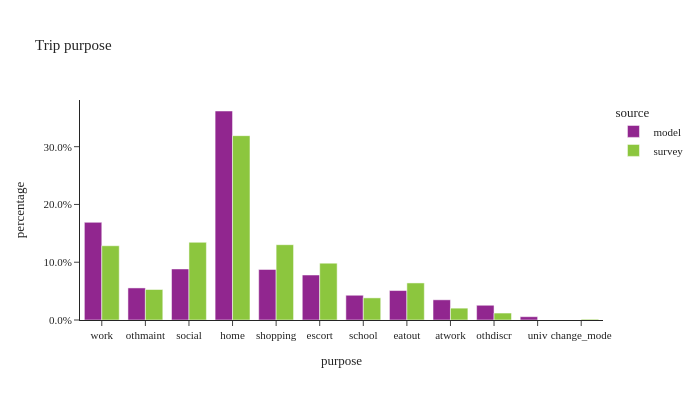

The cell this chart's notebook holds for it:
### Code cell
util.plot_share_barchart(trip_data, 'trip_weight', 'purpose', title="Trip purpose")

### Figure 1 — Plotly figure (JSON) as saved in the notebook; plotly's stock layout.template omitted (floating-point values rounded to 4 significant figures)
{"data": [{"alignmentgroup": "True", "customdata": [[2168768], [712224], [1133593], [4640857], [1121869], [998893], [549536], [654118], [448257], [327363], [73349]], "hovertemplate": "source=model<br>purpose=%{x}<br>percentage=%{y}<br>sample_size=%{customdata[0]}<extra></extra>", "legendgroup": "model", "marker": {"color": "#91268F", "pattern": {"shape": ""}}, "name": "model", "offsetgroup": "model", "orientation": "v", "showlegend": true, "textposition": "auto", "type": "bar", "x": ["work", "othmaint", "social", "home", "shopping", "escort", "school", "eatout", "atwork", "othdiscr", "univ"], "xaxis": "x", "y": [0.1691, 0.05552, 0.08836, 0.3618, 0.08745, 0.07786, 0.04284, 0.05099, 0.03494, 0.02552, 0.005718], "yaxis": "y"}, {"alignmentgroup": "True", "customdata": [[5216], [2047], [6435], [12995], [4676], [2762], [906], [2608], [789], [511], [55]], "hovertemplate": "source=survey<br>purpose=%{x}<br>percentage=%{y}<br>sample_size=%{customdata[0]}<extra></extra>", "legendgroup": "survey", "marker": {"color": "#8CC63E", "pattern": {"shape": ""}}, "name": "survey", "offsetgroup": "survey", "orientation": "v", "showlegend": true, "textposition": "auto", "type": "bar", "x": ["work", "othmaint", "social", "home", "shopping", "escort", "school", "eatout", "atwork", "othdiscr", "change_mode"], "xaxis": "x", "y": [0.1285, 0.05278, 0.1345, 0.319, 0.1303, 0.09843, 0.0383, 0.06414, 0.02051, 0.01205, 0.001375], "yaxis": "y"}], "layout": {"barmode": "group", "height": 400, "legend": {"title": {"text": "source"}, "tracegroupgap": 0}, "title": {"text": "Trip purpose"}, "width": 700, "xaxis": {"anchor": "y", "domain": [0.0, 1.0], "title": {"text": "purpose"}}, "yaxis": {"anchor": "x", "domain": [0.0, 1.0], "tickformat": ".1%", "title": {"text": "percentage"}}}}
